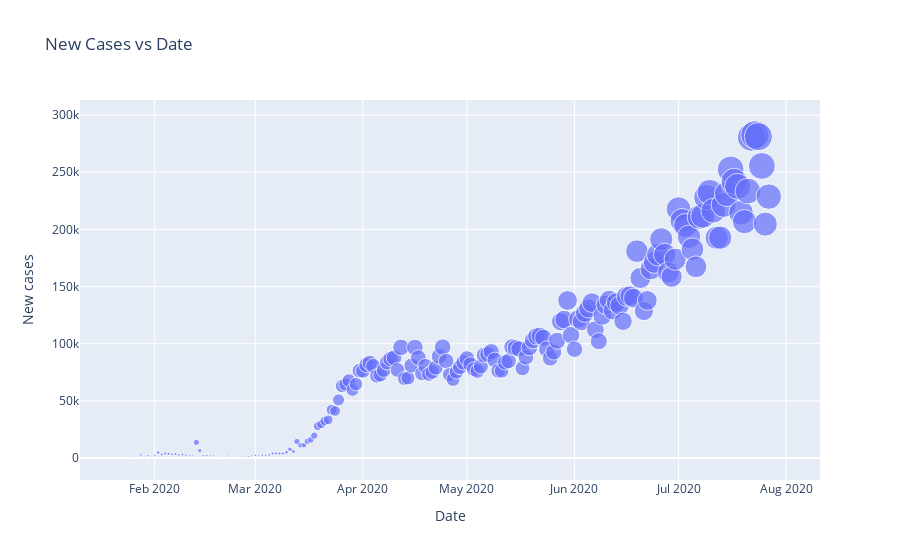

Write notebook code for a chart like this one.
### Code cell
px.scatter(date_df,x=date_df['Date'], y=date_df['New cases'],size=date_df['New cases'],title='New Cases vs Date')

### Figure 1 — Plotly figure (JSON) as saved in the notebook; plotly's stock layout.template omitted (floating-point values rounded to 4 significant figures; data arrays with more than 128 entries replaced by an {"elided": "..."} marker saying what was removed)
{"data": [{"hovertemplate": "Date=%{x}<br>New cases=%{marker.size}<extra></extra>", "legendgroup": "", "marker": {"color": "#636efa", "size": {"elided": "188 int values"}, "sizemode": "area", "sizeref": 706.9, "symbol": "circle"}, "mode": "markers", "name": "", "orientation": "v", "showlegend": false, "type": "scatter", "x": {"elided": "188 str values"}, "xaxis": "x", "y": {"elided": "188 int values"}, "yaxis": "y"}], "layout": {"autosize": true, "legend": {"itemsizing": "constant", "tracegroupgap": 0}, "title": {"text": "New Cases vs Date"}, "xaxis": {"anchor": "y", "autorange": true, "domain": [0, 1], "range": ["2020-01-10 17:18:36.8728", "2020-08-09 19:14:57.3099"], "title": {"text": "Date"}, "type": "date"}, "yaxis": {"anchor": "x", "autorange": true, "domain": [0, 1], "range": [-23700.0, 331800.0], "title": {"text": "New cases"}, "type": "linear"}}}
